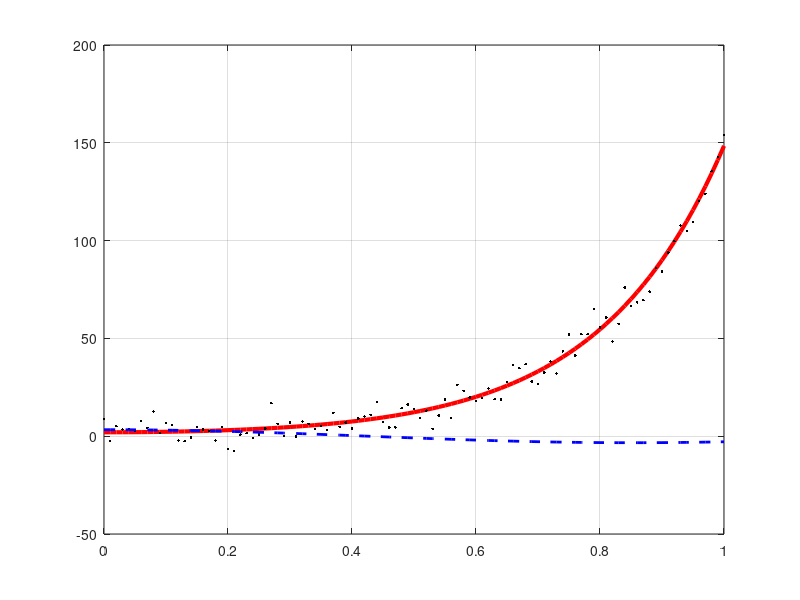

MATLAB code to generate this figure: (Note: this script raises an error after producing the figure.)
clear; close all; clc;

% Nieliniowa metoda najmniejszych parametrów
x = linspace(0,1,101)';
a = 2;
b = 5;
y = a*cosh(b*x);

figure; plot(x,y,'r','LineWidth',3); grid on;
n = 5*randn(size(x));
yn = y+n;

hold on;
plot(x,yn,'k.');

% Estymator początkowy
Y = yn;
X = [ones(size(x)) x.^2 x.^4 x.^6 x.^8];
A_hat0 = X\Y;
a0 = A_hat0(1);
b0 = sqrt(2*A_hat0(2)/a0);
y_hat0 = a0*cosh(b0*x);
plot(x,y_hat0,'b--','LineWidth',2)
% Granice dolne i górne
LB = [0; -100];
UB = [Inf; 100];

Options = optimset('Display', 'off');
A_hat = lsqnonlin('mycosh', [a0,b0],LB,UB,Options,x,yn);
a0_hat = A_hat(1);
b0_hat = A_hat(2);
y_hat = a0_hat*cosh(b0_hat*x);
plot(x,y_hat,'c-.','LineWidth',2);

